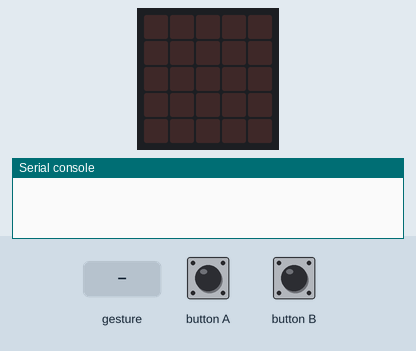
Bench run of a program on a simulated BBC micro:bit running MicroPython. Parts: the board's 5×5 LED display, the last lines printed to the serial console. The test bench sets the inputs (shaded band). No radio messages arrive unless stated (any console line starting 'radio sent:' is added by the test bench); a tilt is held for 1.5 s and a shake lasts 1 s, then the board lies face up again.

Above: at 1.2 s.
1.3 s: gesture 'down'
At 2.1 s:
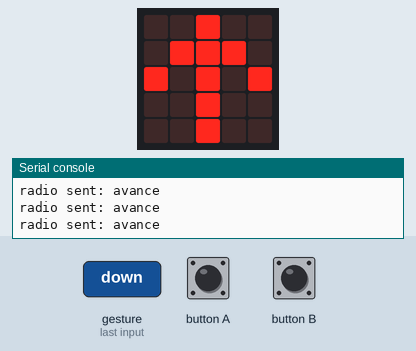
4.3 s: gesture 'left'
7.3 s: gesture 'right'
At 7.7 s:
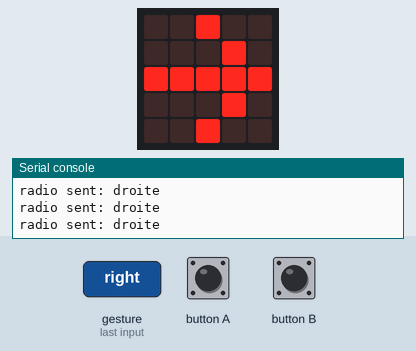
10.3 s: button A pressed for 0.15 s
11.9 s: gesture 'up'
At 13.45 s:
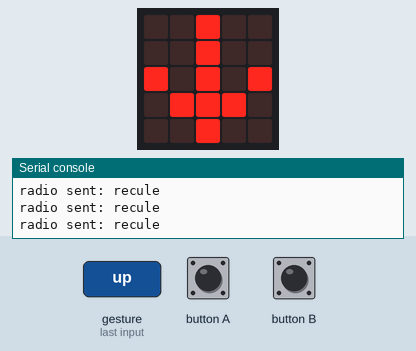
14.9 s: button B pressed for 0.15 s
Timing chart, 0 to 17.5 s (numbered marks = the images above; inputs shaded):
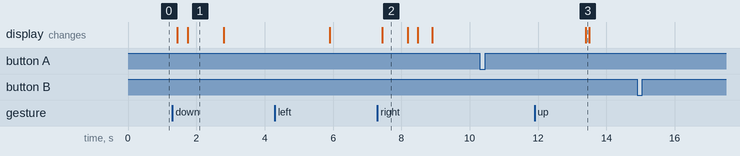

Measured:
- after the input at 7.3 s, the display: changes after 0.15 s (image 2)
- after the input at 11.9 s, the display: changes after 1.5 s (image 3)
- what the display in image 1 shows lasts 1.1 s, from 1.7 s to 2.8 s
- what the display in image 2 shows lasts 0.8 s, from 7.4 s to 8.2 s

The program:

telecommandemaqueenOK-main.py
```python
# Imports go at the top
from microbit import *
import radio

#def envoyer(message) :
   # radio.send(message)


radio.config(group = 5)
radio.on()
# Code in a 'while True:' loop repeats forever
while True :
    display.clear()
    if accelerometer.is_gesture('down'):
        display.show(Image.ARROW_N)
        radio.send('avance')
    elif accelerometer.is_gesture('up'):
        display.show(Image.ARROW_S)
        radio.send("recule")
    elif accelerometer.is_gesture('left'):
        display.show(Image.ARROW_W)
        radio.send("gauche")
    elif accelerometer.is_gesture('right'):
        display.show(Image.ARROW_E)
        radio.send("droite")
    elif button_a.is_pressed() :
        radio.send("demi")
        display.show(Image.ANGRY)
    elif button_b.is_pressed() :
        radio.send("stop")
        display.show(Image.NO)
```
